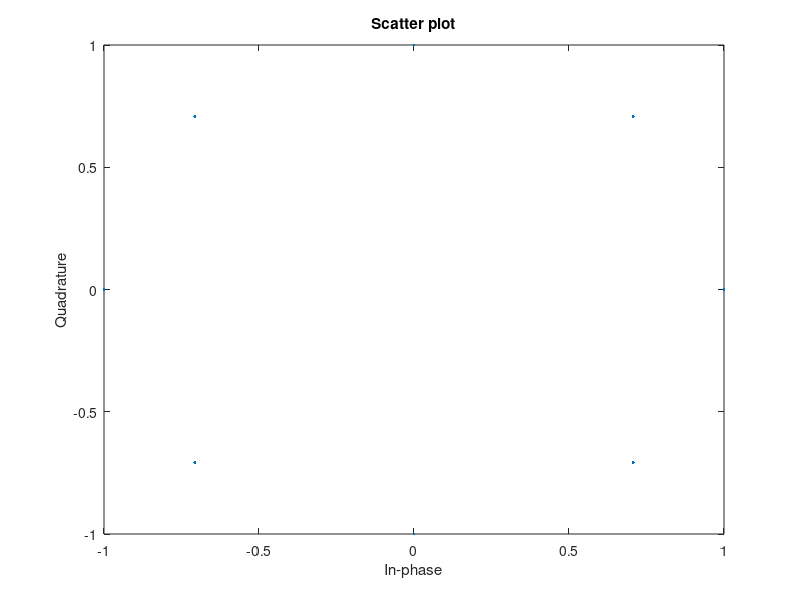
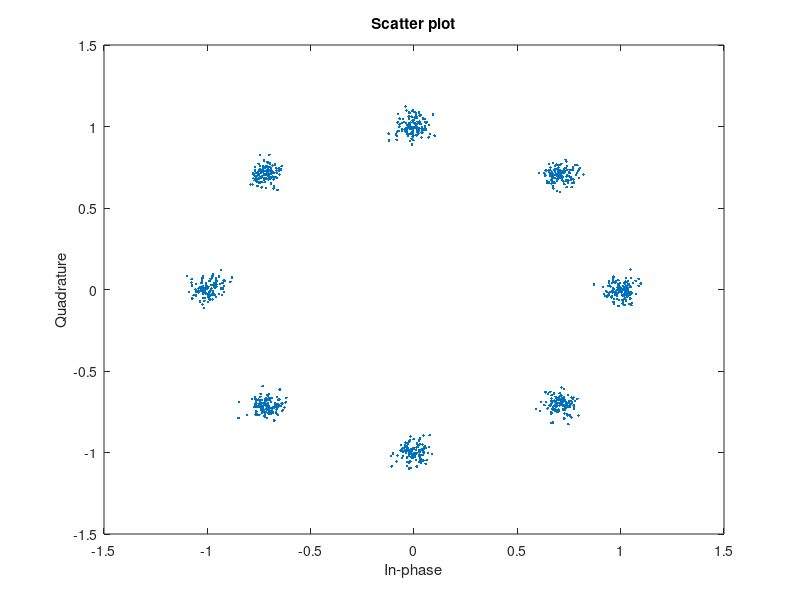

Write MATLAB code to recreate these figures, in order.
%                          <<Experiment-4 PART-B (8-PSK)>>
%                               << Objective-1 >>
% Aim: Simulation study of Performance of 8-PSK.
% Objective-1: Write a program to plot signal constellation diagram of received 
%              8-PSK signal in the presence of AWGN.
% Objective-2: Write a program to plot Practical and Theoretical BER vs SNR graph
%              of received 8-PSK signal in the presence of AWGN for ML receiver.

% Note: For objective-2, see separate octave file named <my_8PSK_ber.m>
clc;
clear all;
close all;
pkg load communications
N = 3000;  % Number of bits to be transmitted using *-PSK
           % Too large value may slow down the program
x = randi([0,1],1,N); % Random input bits generation
M = 8;     % Number of Symbols in 8-PSK

% Symbol Generation
yy = [];
for i=1:3:length(x)
  if x(i)==0 && x(i+1)==0 & x(i+2)==0
    y = cosd(0)+1j*sind(0);
  elseif x(i)==0 && x(i+1)==0 & x(i+2)==1
    y = cosd(45)+1j*sind(45);
  elseif x(i)==0 && x(i+1)==1 & x(i+2)==1
    y = cosd(90)+1j*sind(90);
  elseif x(i)==0 && x(i+1)==1 & x(i+2)==0
    y = cosd(135)+1j*sind(135);
  elseif x(i)==1 && x(i+1)==1 & x(i+2)==0
    y = cosd(180)+1j*sind(180);
  elseif x(i)==1 && x(i+1)==1 & x(i+2)==1
    y = cosd(225)+1j*sind(225);
  elseif x(i)==1 && x(i+1)==0 & x(i+2)==1
    y = cosd(270)+1j*sind(270);
  elseif x(i)==1 && x(i+1)==0 & x(i+2)==0
    y = cosd(315)+1j*sind(315);
  endif
% Transmitted Symbols
yy = [yy y];
endfor
scatterplot(yy);    % Constellation Diagram without Noise
EbN0db = 20; % Change this value & run program to see the noisy constellation.
EbN0 = 10^(EbN0db/10);

% AWGN Channel
n = (1/sqrt(2))*[randn(1,length(yy)) + 1j*randn(1,length(yy))];
sigma = sqrt(1/((log2(M))*EbN0));

% Received Symbols
r = yy + sigma*n;   
scatterplot(r);    % Constellation Diagram with Noise